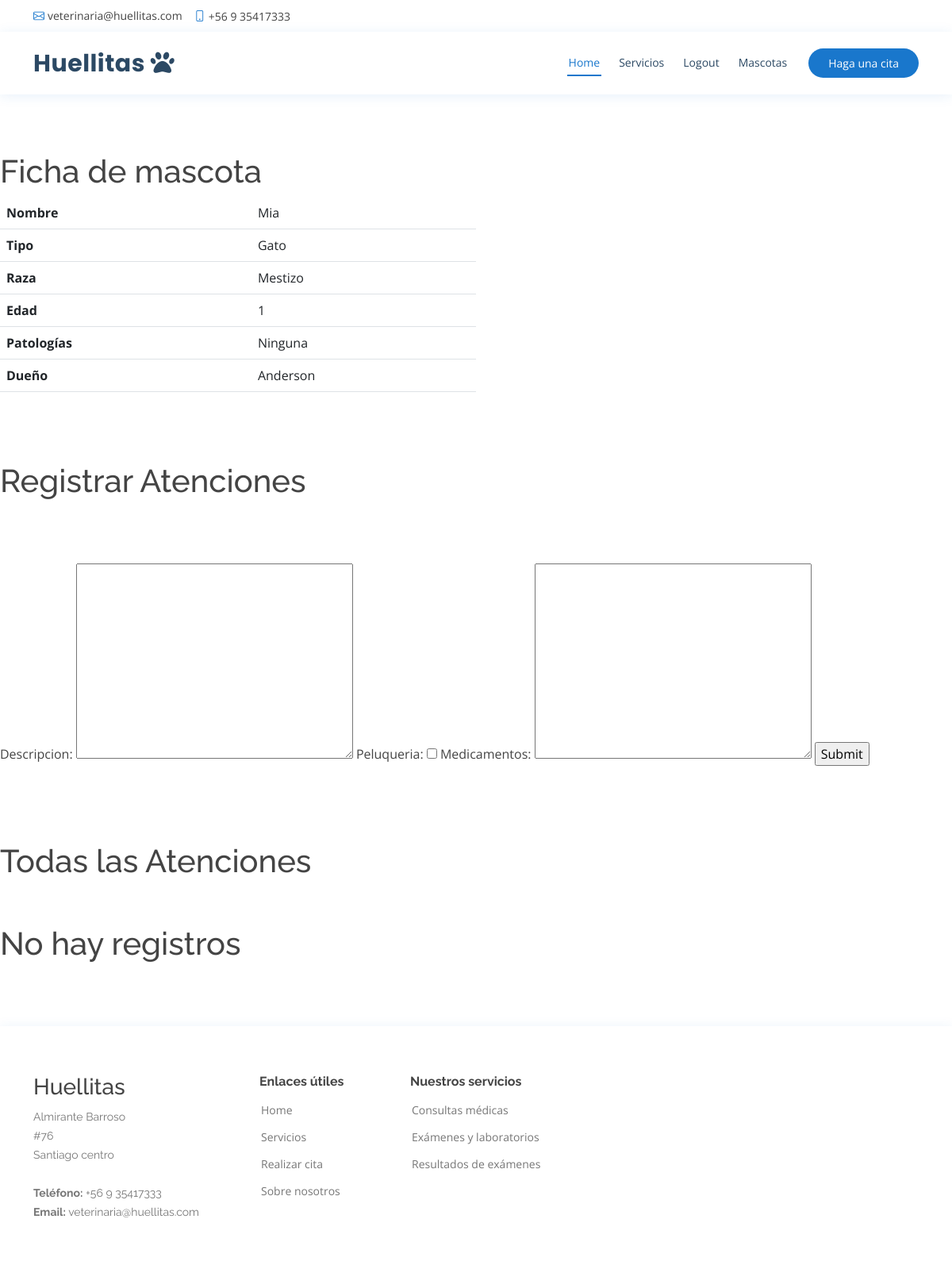
Page /detail/2/ (signed in) on the committed database.
### veterinaria/models.py (models this page shows)
class Mascota(models.Model):
    nombre = models.CharField(max_length=50)
    tipo = models.CharField(max_length=30)
    raza = models.CharField(max_length=30)
    edad = models.CharField(max_length=2)
    patologias = models.TextField(blank=True)
    dueno = models.ForeignKey(Dueno, on_delete=models.CASCADE)

class Dueno(models.Model):
    rut = models.CharField(max_length=9, primary_key=True)
    nombre = models.CharField(max_length=50)
    apellido = models.CharField(max_length=50)
    telefono = models.CharField(max_length=9)
    direccion = models.CharField(max_length=200)

### veterinaria/views.py (the view)
# urls.py: path('detail/<int:id_mascota>/', views.mascota_detail, name='mascota_detail'),
def mascota_detail(request, id_mascota):
    mascota = Mascota.objects.get(id=id_mascota)
    if not request.session.has_key('username'):
        return HttpResponseRedirect('/signin')
    username = request.session['username']
    fecha=datetime.datetime.now()
    hora=fecha.hour
    if request.method == 'POST':
        form = AtenForm(request.POST)
        if form.is_valid:
            post = form.save(commit=False)
            post.user = username
            post.mascota = mascota
            post.publish_date = timezone.now()
            post.save()
            return redirect('mascota_detail', mascota.id)
    else:
        form = AtenForm()
    atencion = Atencion.objects.all().order_by("-publish_date")
    context = {
        "form": form,
        "username": username,
        "saludos":hora,
        "mascota": mascota,
        "atenciones" : atencion
    }
    return render(request, 'mascota_detail.html', context=context)

### veterinaria/forms.py
class AtenForm(ModelForm):
    class Meta:
        model = Atencion
        fields = ['descripcion', 'peluqueria', 'medicamentos']

### veterinaria/templates/mascota_detail.html (shortened to what this page needs)
{% include "header.html" %}
{% load static %}
<h1> Ficha de mascota</h1>
<div class="col-lg-6 col-sm-6">
        <table class="table" >
                <tr>
                  <th>Nombre</th>
                  <td>{{mascota.nombre}}</td>
                </tr>
                <tr>
                        <th>Tipo</th>
                        <td>{{mascota.tipo}}</td>
                </tr>
                <tr>
                        <th>Raza</th>
                        <td>{{mascota.raza}}</td>
                </tr>
                <tr>
                        <th>Edad</th>
                        <td>{{mascota.edad}}</td>
                </tr>
                <tr>
                        <th>Patologías</th>
                        <td>{{mascota.patologias}}</td>
                </tr>
                <tr>
                        <th>Dueño</th>
                        <td>{{mascota.dueno.nombre}}</td>
                </tr>
              </table>
</div>
<h1> Registrar Atenciones</h1>
<form method="post">
        {{ form }}
        <input type="submit" value="Submit">
</form>
<h1> Todas las Atenciones</h1>
{% if atenciones %}
                {% for atencion in atenciones %}
        <div class="col-lg-6 col-sm-6">
                 <table class="table" >
                <tr>
                  <th>Fecha atención</th>
                  <td>{{ atencion.publish_date }}</td>
                </tr>
                <tr>
                        <th>Descripción</th>
                        <td>{{ atencion.descripcion }}</td>
                </tr>
                <tr>
                        <th>Medicamentos</th>
                        <td>{{ atencion.medicamentos }}</td>
                </tr>
                <tr>
                        <th>Servicio de peluquería</th>
                        {% if atencion.peluqueria is False %}
                        <td> No </td>
                        {% else %}
                        <td> Si </td>
                        {% endif %}
                </tr>
                <tr>
                        <th>Atendido por</th>
                        <td>{{ username }}</td>
                </tr>
                <tr>
                        <th>Acciones</th>
                        <td>
                                <a class="btn btn-primary" href="{% url 'atencion_edit'  atencion.id %}"
                                >Editar </a>
                                <a class="btn btn-danger" href="{% url 'atencion_delete'  atencion.id %}"
                                >Eliminar</a>
                        </td>
                </tr>
              </table>
        </div>
</br>
</br>
</br>
        {% endfor %}
{% else %}
<h1> No hay registros </h1>
 {% endif %}
{% include "footer.html" %}

### static/css/style.css (style rules this page uses)
body { font-family: "Open Sans", sans-serif; color: #444444; }
h1, h2, h3, h4, h5, h6 { font-family: "Raleway", sans-serif; }

### rows in the picture
Mascota: nombre "Mia", tipo "Gato", raza "Mestizo", edad "1", patologias "Ninguna", dueno.nombre "Anderson"
